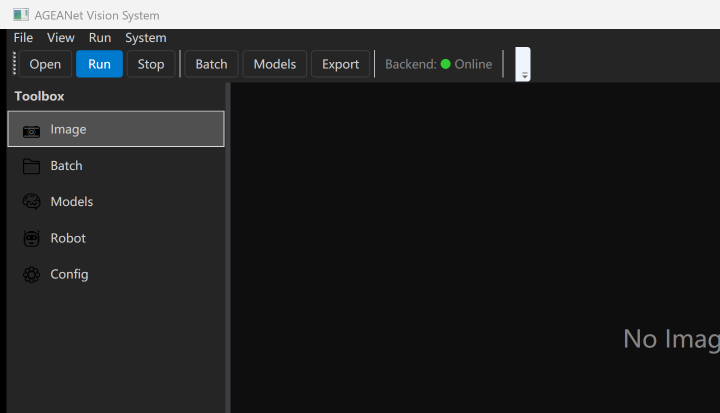
#> input picture gui_v2.png, 1440 x 825 px (shown at 1/2 size)
$ python -i measurement.py   (imports and definitions only)   (older library calls are emulated)
#> lines starting #> are read from the running program, lines starting #| are printed output that depends on the picture; after the words box and inside, x2 and y2 are one past the last pixel; in counts of white or black regions, pixels touching at a corner belong together
#> further down, picture is the input picture: shape (825, 1440, 3); mean B, G, R 42.8, 42.1, 41.5
"""
measurement.py — 测量与匹配算法模块：卡尺、间隙测量、几何关系、轮廓操作
:Author: RussellCooper

基于Smart3智能视觉系统用户手册算法实现：

1. 卡尺测量 (Caliper) — Smart3第10.2章
   - 在ROI区域内寻找两条平行边缘，计算距离
   - 支持多方向搜索、边缘极性检测

2. 间隙测量 (Gap Measurement) — Smart3第10.5章
   - 多边缘间隙测量
   - 支持节距、宽度、间距数据输出

3. 几何关系 (Geometric Relations) — Smart3第10.1章
   - 点、线、圆、椭圆、矩形之间的几何关系计算
   - 拟合功能

4. 轮廓操作 (Contour Operations) — Smart3第8.3章
   - 筛选、分割、连接、平滑轮廓

5. 图像锐度 (Image Sharpness) — Smart3第10.6章
   - 聚焦清晰度评分

6. Blob分析增强 — Smart3第7.1章
   - 连通域分析

依赖: opencv-contrib-python>=4.5, numpy>=1.21
"""

import argparse
import itertools
import math
import os
from typing import Dict, List, Optional, Tuple, Union

import cv2
import numpy as np

__all__ = [
    # 卡尺测量
    "CaliperMeasurement",
    "measure_caliper",
    # 间隙测量
    "GapMeasurement",
    "measure_gap",
    # 几何关系
    "GeometricRelations",
    "compute_geometric_relations",
    # 轮廓操作
    "ContourOperations",
    "filter_contours",
    "split_contour",
    "connect_collinear_contours",
    "smooth_contour",
    # 图像锐度
    "compute_sharpness",
    "ImageSharpness",
    # Blob分析
    "BlobAnalyzer",
    "analyze_blobs",
]


# ---------------------------------------------------------------------------
# 1. 卡尺测量 (Caliper)
# ---------------------------------------------------------------------------

class CaliperMeasurement:
    """
    卡尺测量 - 在灰度图像上寻找两条平行边缘并计算距离。

    算法流程：
      1. 在ROI区域内设置多条搜索线
      2. 沿搜索方向检测边缘点（根据极性和强度）
      3. 拟合平行的两条直线
      4. 计算两条直线之间的距离

    用于测量物体宽度。
    """

    # [250 lines left out: functions __init__, measure, _get_search_direction, _find_edge_pair_along_line, _fit_line, _line_distance and 1 more, not called in this run]


# ---------------------------------------------------------------------------
# 2. 间隙测量 (Gap Measurement)
# ---------------------------------------------------------------------------

class GapMeasurement:
    """
    间隙测量 - 多边缘间隙测量。

    支持测量：
      - 节距 (pitch): 相邻边缘之间的距离
      - 宽度 (width): 两条边缘之间的宽度
      - 间距 (spacing): 边缘之间的间距
    """

    # [165 lines left out: functions __init__, measure, _find_edges_along_line, _merge_close_edges, measure_gap, not called in this run]


# ---------------------------------------------------------------------------
# 3. 几何关系 (Geometric Relations)
# ---------------------------------------------------------------------------

class GeometricRelations:
    """
    几何关系计算器。

    支持计算：
      - 点与点：距离
      - 点与线：距离、垂点
      - 线与线：距离、夹角、平行度、垂直度
      - 圆与圆：距离、夹角、相切
      - 点与圆：距离、垂点
    """

    # [186 lines left out: functions point_to_point, point_to_line, line_to_line, circle_to_circle, fit_line, fit_circle and 1 more, not called in this run]


# ---------------------------------------------------------------------------
# 4. 轮廓操作 (Contour Operations)
# ---------------------------------------------------------------------------

class ContourOperations:
    """
    轮廓操作工具集。

    支持：
      - 筛选轮廓（按面积、周长、圆形度等）
      - 分割轮廓（分割为线段或圆弧）
      - 连接共线/共圆轮廓
      - 平滑轮廓
      - 轮廓内缩/外扩
    """

    # [240 lines left out: functions filter_contours, split_contour, connect_collinear_contours, smooth_contour, offset_contour, not called in this run]


def filter_contours(contours: List, **kwargs) -> List:
    """便捷函数：筛选轮廓。"""
    return ContourOperations.filter_contours(contours, **kwargs)


def split_contour(contour: np.ndarray, **kwargs) -> List:
    """便捷函数：分割轮廓。"""
    return ContourOperations.split_contour(contour, **kwargs)


def connect_collinear_contours(contours: List, **kwargs) -> List:
    """便捷函数：连接共线轮廓。"""
    return ContourOperations.connect_collinear_contours(contours, **kwargs)


def smooth_contour(contour: np.ndarray, **kwargs) -> np.ndarray:
    """便捷函数：平滑轮廓。"""
    return ContourOperations.smooth_contour(contour, **kwargs)


# ---------------------------------------------------------------------------
# 5. 图像锐度 (Image Sharpness)
# ---------------------------------------------------------------------------

class ImageSharpness:
    """
    图像锐度/清晰度评估。

    用于相机对焦评分，帮助找到最佳对焦位置。

    评估方法：
      - Laplacian方差：边缘越清晰，方差越大
      - Brenner梯度：计算像素与相隔两个像素的梯度平方和
      - FFT高频能量比：高频分量越多越清晰
    """

    # [88 lines left out: functions compute_sharpness, find_best_focus, not called in this run]


def compute_sharpness(image: np.ndarray, method: str = 'laplacian') -> Tuple[float, str]:
    """便捷函数：计算图像锐度。"""
    return ImageSharpness.compute_sharpness(image, method)


# ---------------------------------------------------------------------------
# 6. Blob分析 (Enhanced)
# ---------------------------------------------------------------------------

class BlobAnalyzer:
    """
    Blob分析器 - 连通域分析。

    基于Smart3第7.1章Blob分析，支持：
      - 多种二值化方法
      - 形态学预处理
      - 多种筛选条件
      - Hu矩、圆形度、矩形度等特征计算
    """

    def __init__(
        self,
        threshold_method: str = 'otsu',
        threshold_low: int = 127,
        threshold_high: int = 255,
        morphology_method: str = 'none',
        morphology_kernel: int = 5,
        morphology_iterations: int = 1,
    ):
        """
        Args:
            threshold_method: 'manual', 'otsu', 'adaptive'
            threshold_low, threshold_high: 手动阈值范围
            morphology_method: 'none', 'erode', 'dilate', 'open', 'close'
            morphology_kernel: 形态学核大小
            morphology_iterations: 迭代次数
        """
        self.threshold_method = threshold_method
        self.threshold_low = threshold_low
        self.threshold_high = threshold_high
        self.morphology_method = morphology_method
        self.morphology_kernel = morphology_kernel
        self.morphology_iterations = morphology_iterations

    def analyze(
        self,
        image: np.ndarray,
        roi: Optional[Tuple[int, int, int, int]] = None,
        min_area: int = 0,
        max_area: int = 1000000,
    ) -> List[Dict]:
        """
        分析图像中的Blob。

        Args:
            image: BGR uint8 图像
            roi: (x, y, w, h) 感兴趣区域
            min_area, max_area: 面积筛选范围

        Returns:
            Blob列表，每个Blob包含：
              - centroid: (cx, cy) 质心
              - area: 面积
              - perimeter: 周长
              - bbox: (x, y, w, h) 外接矩形
              - circularity: 圆形度
              - aspect_ratio: 长宽比
              - hu_moments: 7个Hu矩
              - contour: 轮廓点
        """
#> called with min_area = 0, max_area = 1000000
        gray = cv2.cvtColor(image, cv2.COLOR_BGR2GRAY) if image.ndim == 3 else image.copy()

        # ROI处理
        if roi is not None:
            x, y, w, h = roi
            gray = gray[y:y+h, x:x+w]

        # 二值化
        if self.threshold_method == 'otsu':
            _, binary = cv2.threshold(gray, 0, 255, cv2.THRESH_BINARY + cv2.THRESH_OTSU)
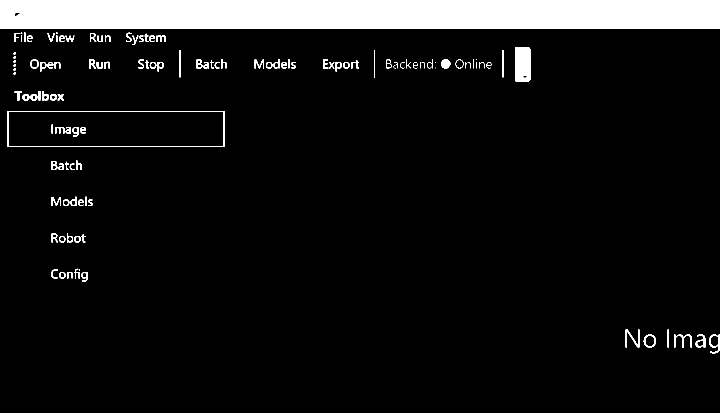
#> binary: shape (825, 1440) (shown at 1/2 size); 8.2% white; 122 white regions (22 under 20 px)
        elif self.threshold_method == 'adaptive':
            binary = cv2.adaptiveThreshold(gray, 255, cv2.ADAPTIVE_THRESH_GAUSSIAN_C,
                                           cv2.THRESH_BINARY, 11, 2)
        else:  # manual
            _, binary = cv2.threshold(gray, self.threshold_low, self.threshold_high,
                                      cv2.THRESH_BINARY)

        # 形态学处理
        kernel = cv2.getStructuringElement(cv2.MORPH_ELLIPSE, (self.morphology_kernel, self.morphology_kernel))
        if self.morphology_method == 'erode':
            binary = cv2.erode(binary, kernel, iterations=self.morphology_iterations)
        elif self.morphology_method == 'dilate':
            binary = cv2.dilate(binary, kernel, iterations=self.morphology_iterations)
        elif self.morphology_method == 'open':
            binary = cv2.morphologyEx(binary, cv2.MORPH_OPEN, kernel, iterations=self.morphology_iterations)
        elif self.morphology_method == 'close':
            binary = cv2.morphologyEx(binary, cv2.MORPH_CLOSE, kernel, iterations=self.morphology_iterations)

        # 轮廓提取
        contours, _ = cv2.findContours(binary, cv2.RETR_EXTERNAL, cv2.CHAIN_APPROX_NONE)
#> contours = 117 contours, 31 with area under 20; largest, box (x1, y1, x2, y2) and area: (0, 0, 1440, 58) 82023, (15, 222, 449, 294) 30743, (1031, 94, 1061, 163) 1961, (1418, 669, 1440, 707) 512, (1287, 669, 1312, 695) 487

        results = []
        for cnt in contours:
            area = cv2.contourArea(cnt)
            if area < min_area or area > max_area:
                continue

            perimeter = cv2.arcLength(cnt, True)

            # 质心
            M = cv2.moments(cnt)
            if M['m00'] != 0:
                cx = M['m10'] / M['m00']
                cy = M['m01'] / M['m00']
            else:
                cx, cy = 0, 0

            # 外接矩形
            x, y, w, h = cv2.boundingRect(cnt)

            # 圆形度
            circularity = 4 * math.pi * area / (perimeter ** 2 + 1e-8)

            # 长宽比
            aspect_ratio = float(w) / (h + 1e-8)

            # Hu矩
            moments = cv2.moments(cnt)
            hu_moments = cv2.HuMoments(moments).flatten()

            # 对数变换使数值更稳定
            hu_log = []
            for m in hu_moments:
                if m != 0:
                    hu_log.append(-math.log10(abs(m) + 1e-10))
                else:
                    hu_log.append(0)

            results.append({
                'centroid': (float(cx), float(cy)),
                'area': float(area),
                'perimeter': float(perimeter),
                'bbox': (int(x), int(y), int(w), int(h)),
                'circularity': float(circularity),
                'aspect_ratio': float(aspect_ratio),
                'hu_moments': hu_log,
                'contour': cnt,
            })
#> this loop made 117 passes
#> (area, perimeter, cx, cy, x, y, w, h) on passes 8, 12, 13, 16, 25, 27, 29, 37: (24, 28, 158, 550, 157, 544, 3, 13), (52.5, 75.7, 106.8, 547, 102, 538, 14, 19), (30.5, 52.73, 151.1, 544.9, 148, 537, 8, 20), (40.5, 47.9, 166.3, 475.9, 163, 468, 8, 17), (31, 48.97, 142.6, 333.3, 139, 327, 10, 13), (30, 49.31, 133.2, 331.7, 130, 323, 8, 17), (57.5, 75.9, 155.5, 330.3, 152, 321, 11, 19), (54, 42, 78.5, 191, 77, 182, 4, 19)
#> (area, perimeter, cx, cy, x, y, w, h) on passes 1 to 6: (512, 150.1, 1429.1, 683.7, 1418, 669, 22, 38), (289.5, 111.4, 1401.5, 684.3, 1391, 669, 20, 26), (223, 210.1, 1365.4, 679.4, 1348, 669, 36, 26), (487, 82.77, 1299.3, 681.5, 1287, 669, 25, 26), (70, 74, 1336, 676.5, 1335, 659, 3, 36), (238, 221.4, 1264.5, 676.4, 1251, 659, 28, 36)

        return results


# [4 lines left out: function analyze_blobs, not called in this run]


# ---------------------------------------------------------------------------
# 7. 命令行入口
# ---------------------------------------------------------------------------

# [49 lines not run here, left out]

>>> import cv2
>>> picture = cv2.imread('../../gui_v2.png')
>>> result = BlobAnalyzer().analyze(picture)
